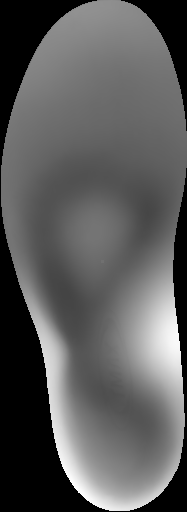
#> input picture converter/left_orthotics.png, 187 x 512 px
$ python png2stl.py
#> lines starting #> are read from the running program, lines starting #| are printed output that depends on the picture; after the words box and inside, x2 and y2 are one past the last pixel; in counts of white or black regions, pixels touching at a corner belong together
import subprocess as sp
import cv2

def test_converting(input_dir):
#> called with input_dir = 'left_orthotics.png'
    img = cv2.imread(input_dir)
#> img is the input picture: shape (512, 187, 3); min 0, max 254, mean 91.2
    img = cv2.cvtColor(img, cv2.COLOR_BGR2GRAY)
#> img: shape (512, 187)

    in_size = 100, 300
    out_size = 10, 30

    img = cv2.resize(img, dsize=in_size)
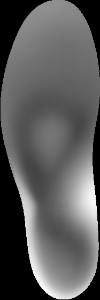
#> img: shape (300, 100); min 0, max 254, mean 91.1

    ret, mask = cv2.threshold(img,1,255,cv2.THRESH_BINARY)
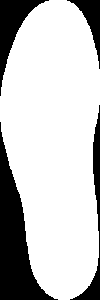
#> mask: shape (300, 100); 77.2% white; 4 black regions, box (x1, y1, x2, y2) and area: (0, 122, 58, 300) 3774, (0, 0, 49, 96) 1388, (70, 105, 100, 300) 990, (67, 0, 100, 69) 695

    cv2.imshow("show", mask)
    cv2.waitKey(0)

    print(img.shape)
#| (300, 100)

    cv2.imshow("show", img)
    cv2.waitKey(0)

    # print("r = {}".format(img.shape[0]/img.shape[1]))

    img = cv2.resize(img, dsize=out_size)

    # maxh = img.amax()
    # minh = img.amin()

    cv2.imshow("show", img)
    cv2.waitKey(0)


    img = cv2.resize(img, dsize=in_size, interpolation=cv2.INTER_LINEAR)
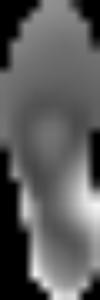
#> img: shape (300, 100); min 0, max 244, mean 92.3
    ks = 15

    img = cv2.GaussianBlur(img,(ks,ks),0)

    cv2.imshow("show", img)
    cv2.waitKey(0)

    img = cv2.bitwise_and(img, mask)
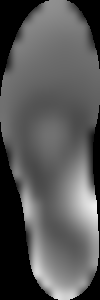
#> img: shape (300, 100); min 0, max 237, mean 86.8


    cv2.imshow("show", img)
    cv2.waitKey(0)

    cv2.imwrite('interpolated.png', img)


    # [6 lines of commented-out code are left out]

    sp.call(["./hmstl", "-z", "0.1", "-i", "interpolated.png", "-o", "interpolated.stl"])
#> (this line was passed over: subprocess is not available in this run)


if __name__ == "__main__":
    test_converting("left_orthotics.png")
